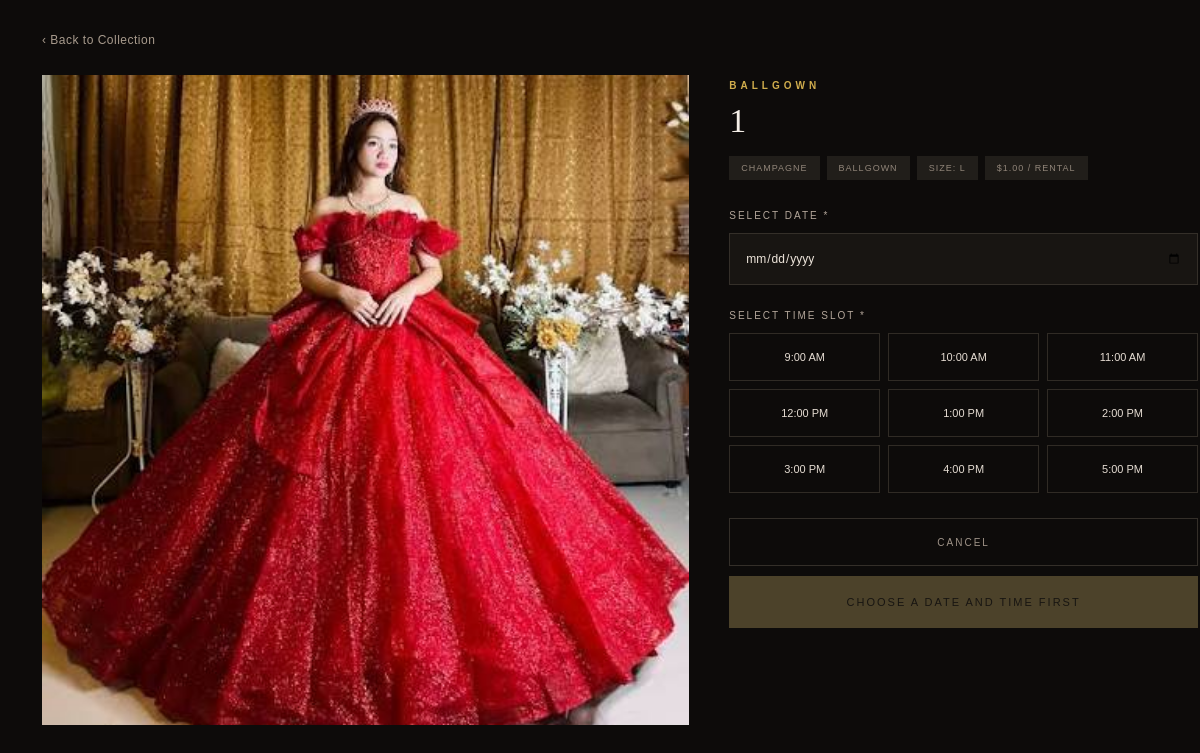
The page /booking/1/ (signed in) on the database its author committed.
### main_page/models.py (models this page shows, shortened)
class Gown(models.Model):
    COLOR_CHOICES = [
        ('champagne', 'Champagne'),
        ('midnight', 'Midnight'),
        ('blush', 'Blush'),
        ('ivory', 'Ivory'),
        ('sage', 'Sage'),
        ('noir', 'Noir'),
        ('dusty_rose', 'Dusty Rose'),
        ('ecru', 'Ecru'),
    ]
    STYLE_CHOICES = [
        ('ballgown', 'Ballgown'),
        ('column', 'Column'),
        ('a_line', 'A-Line'),
        ('mermaid', 'Mermaid'),
    ]
    SIZE_CHOICES = [
        ('XS', 'XS'),
        ('S', 'S'),
        ('M', 'M'),
        ('L', 'L'),
        ('XL', 'XL'),
    ]
    name = models.CharField(max_length=200)
    price = models.DecimalField(
        max_digits=10,
        decimal_places=2
    )
    color = models.CharField(
        max_length=50,
        choices=COLOR_CHOICES
    )
    style = models.CharField(
        max_length=50,
        choices=STYLE_CHOICES
    )
    size = models.CharField(
        max_length=20,
        choices=SIZE_CHOICES
    )
    image = models.ImageField(
        upload_to='gowns/'
    )
    rating = models.DecimalField(
        max_digits=2,
        decimal_places=1,
        default=5.0
    )
    review_count = models.PositiveIntegerField(
        default=0
    )
    is_reserved = models.BooleanField(
        default=False
    )
    created_at = models.DateTimeField(
        auto_now_add=True
    )
    fashion_embedding = models.JSONField(
        null=True,
        blank=True
    )
    color_histogram = models.JSONField(
        null=True,
        blank=True
    )

### main_page/views.py (the view, shortened to what this page needs)
# urls.py: path('booking/<int:gown_id>/', views.booking, name='booking'),
@login_required
def booking(request, gown_id):
    gown = get_object_or_404(
        Gown,
        id=gown_id
    )
    time_slots = [
        "9:00 AM",
        "10:00 AM",
        "11:00 AM",
        "12:00 PM",
        "1:00 PM",
        "2:00 PM",
        "3:00 PM",
        "4:00 PM",
        "5:00 PM",
    ]
    return render(
        request,
        "booking.html",
        {
            "gown": gown,
            "time_slots": time_slots,
        }
    )

### main_page/templates/booking.html (shortened to what this page needs)
{% load static %}
<!DOCTYPE html>
<html lang="en">
<head>
    <link rel="stylesheet"
          href="{% static 'css/booking.css' %}">
</head>
<body>
    <main class="booking-page">
        <a href="{% url 'main_page' %}"
           class="back-link">
            ‹ Back to Collection
        </a>
        <div class="booking-layout">
            <section class="booking-image">
                <img
                    src="{{ gown.image.url }}"
                    alt="{{ gown.name }}">
            </section>
            <section class="booking-details">
                <div class="gown-style">
                    {{ gown.get_style_display }}
                </div>
                <h1>
                    {{ gown.name }}
                </h1>
                <div class="gown-tags">
                    <span>
                        {{ gown.get_color_display }}
                    </span>
                    <span>
                        {{ gown.get_style_display }}
                    </span>
                    <span>
                        SIZE: {{ gown.get_size_display }}
                    </span>
                    <span>
                        ${{ gown.price }} / RENTAL
                    </span>
                </div>
                <form
                    method="post"
                    id="bookingForm">
                    <div class="date-section">
                        <label>
                            SELECT DATE *
                        </label>
                        <input
                            type="date"
                            name="date"
                            id="bookingDate"
                            required>
                    </div>
                    <div class="time-section">
                        <label>
                            SELECT TIME SLOT *
                        </label>
                        <div class="time-grid">
                            {% for time in time_slots %}
                                <button
                                    type="button"
                                    class="time-button"
                                    data-time="{{ time }}">
                                    {{ time }}
                                </button>
                            {% endfor %}
                        </div>
                    </div>
                    <div class="booking-actions">
                        <a
                            href="{% url 'main_page' %}"
                            class="cancel-button">
                            CANCEL
                        </a>
                        <button
                            type="submit"
                            class="reserve-button"
                            id="reserveButton"
                            disabled>
                            CHOOSE A DATE AND TIME FIRST
                        </button>
                    </div>
                </form>
            </section>
        </div>
    </main>
</body>
</html>

### main_page/static/css/booking.css (style rules this page uses)
* { box-sizing: border-box; }
body { margin: 0; background: #0d0b0a; color: #f1e8dc; font-family: Arial, sans-serif; }
.booking-page { min-height: 100vh; padding: 30px 3.5%; }
.back-link { display: inline-block; margin-bottom: 28px; color: #a89b8d; text-decoration: none; font-size: 12px; letter-spacing: 0.5px; transition: color 0.2s ease; }
.booking-layout { display: grid; grid-template-columns: 58% 42%; gap: 40px; max-width: 1500px; margin: 0 auto; }
.booking-image { width: 100%; height: 650px; overflow: hidden; background: #181512; }
.booking-image img { width: 100%; height: 100%; display: block; object-fit: cover; }
.booking-details { padding: 5px 0 40px 0; }
.gown-style { margin-bottom: 10px; color: #d0ad4d; font-size: 10px; font-weight: 600; letter-spacing: 4px; text-transform: uppercase; }
.booking-details h1 { margin: 0 0 5px 0; color: #f4eee7; font-family: Georgia, serif; font-size: 34px; font-weight: 400; line-height: 1.15; }
.gown-tags { display: flex; flex-wrap: wrap; gap: 7px; margin-bottom: 30px; }
.gown-tags span { display: inline-block; padding: 7px 12px; background: #211e1a; color: #918579; font-size: 9px; letter-spacing: 1px; text-transform: uppercase; }
.size-section label, .date-section label, .time-section label { display: block; margin-bottom: 12px; color: #b3a69a; font-size: 10px; letter-spacing: 2px; text-transform: uppercase; }
.date-section { margin-top: 5px; margin-bottom: 25px; }
.date-section input { width: 100%; height: 52px; padding: 0 15px; border: 1px solid #342f29; background: #181512; color: #eee5db; font-family: Arial, sans-serif; font-size: 12px; outline: none; }
.time-section { margin-bottom: 25px; }
.time-grid { display: grid; grid-template-columns: repeat(3, 1fr); gap: 8px; }
.time-button { height: 48px; border: 1px solid #302b25; background: transparent; color: #e6ddd3; font-size: 11px; cursor: pointer; transition: background 0.2s ease, border-color 0.2s ease, color 0.2s ease; }
.booking-actions { display: flex; flex-direction: column; gap: 10px; margin-top: 20px; }
.cancel-button { display: flex; align-items: center; justify-content: center; width: 100%; height: 48px; border: 1px solid #342f29; color: #9f9388; text-decoration: none; font-size: 10px; letter-spacing: 2px; transition: border-color 0.2s ease, color 0.2s ease; }
.reserve-button { width: 100%; min-height: 52px; border: none; background: #c9a957; color: #17130f; font-family: Arial, sans-serif; font-size: 11px; letter-spacing: 2px; cursor: pointer; transition: background 0.2s ease, opacity 0.2s ease; }
.reserve-button:disabled { background: #5c5032; color: #1b1814; cursor: not-allowed; opacity: 0.8; }

### rows shown on the page
Gown: image (picture), style "BALLGOWN", name "1", color "CHAMPAGNE", size "L", price "1.00"

### other values the page prints
{{ time }} "9:00 AM" "10:00 AM" "11:00 AM" "12:00 PM" "1:00 PM" "2:00 PM" "3:00 PM" "4:00 PM" "5:00 PM"
